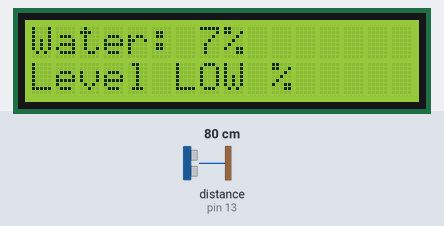
Recording of a sketch running on a simulated Arduino Uno, built with avr-gcc and run on an emulated ATmega328P. Shown: 16×2 character LCD. Wiring (inferred from the names in the program): ultrasonic range finder: trigger pin 3; echo pin 13. The inputs (shaded band) are chosen by the test bench; at power-on: distance to the obstacle (sensor on pin 13) 80 cm. The echo pulse lasts 58.3 µs per cm.

Above: at 1.2 s.
1.3 s: distance to the obstacle (sensor on pin 13) set to 2 cm
At 1.6 s:
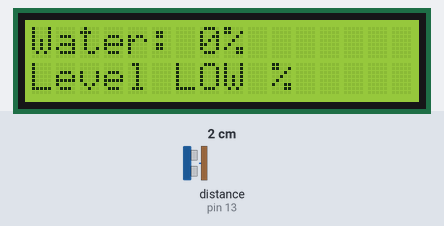
2.8 s: distance to the obstacle (sensor on pin 13) set to 18 cm
At 3.9 s:
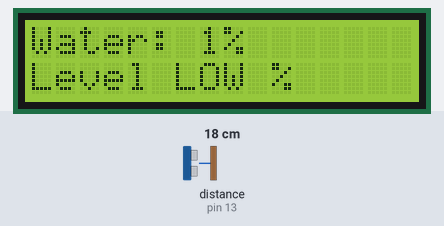
4.3 s: distance to the obstacle (sensor on pin 13) set to 35 cm
At 5.1 s:
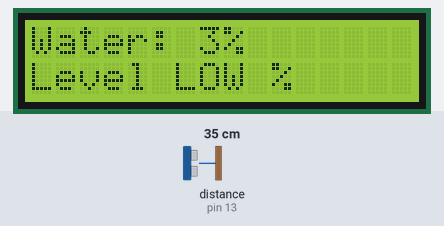
Timing chart, 0 to 7.3 s (numbered marks = the images above; inputs shaded):
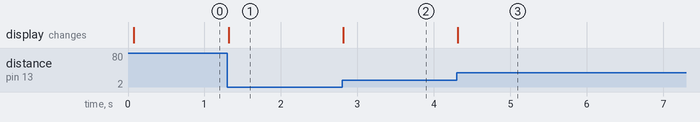

Measured:
- after the input at 1.3 s, the display: changes at once (image 1)
- after the input at 2.8 s, the display: changes at once (image 2)
- after the input at 4.3 s, the display: changes at once (image 3)

The sketch:

water_level_indicator.ino
```cpp
// include the library code:
#include <LiquidCrystal.h> //library for LCD

// initialize the library with the numbers of the interface pins
LiquidCrystal lcd(10,9,8,7,6,5);

// defines pins numbers
const int trigPin = 3;
const int echoPin = 13;

//const int Motor_Pin = 7;

// defines variables
long duration;
int distance;

bool Motor; //Make a bool Function for Motor ON/OFF

void setup()
{
  pinMode(trigPin, OUTPUT); // Sets the trigPin as an Output
  pinMode(echoPin, INPUT); // Sets the echoPin as an Input

  //pinMode(Motor_Pin, OUTPUT); // Sets the Motor Pin as an Output

  // set up the LCD's number of columns and rows:
  lcd.begin(16, 2); //LCD order
}
void loop()
{
  // Clears the trigPin
  digitalWrite(trigPin, LOW);
  delayMicroseconds(2);

  // Sets the trigPin on HIGH state for 10 micro seconds
  digitalWrite(trigPin, HIGH);
  delayMicroseconds(10);
  digitalWrite(trigPin, LOW);

  // Reads the echoPin, returns the sound wave travel time in microseconds
  duration = pulseIn(echoPin, HIGH);

  // Calculating the distance in cm
  distance = (duration*0.034/2);
  int Level = map(distance, 0,1106, 0,100);

  // Prints the distance on the LCD
  lcd.setCursor(0,0);
  lcd.print("Water: ");
  lcd.print(Level);
  lcd.print("%     ");

  if(Level < 30)  //if Water Level is Less than 30%
  {
     lcd.setCursor(0,0);
  lcd.print("Water: ");
  lcd.setCursor(0,1);
  lcd.print("Level LOW ");
  lcd.print("%      ");//Make The Bool True
  }
  else if (Level >= 100)  //if Water Level is Greater than or Equal to 100%
  {
     lcd.setCursor(0,0);
  lcd.print("Water: ");
  lcd.setCursor(0,1);
  lcd.print("Level HIGH");
  lcd.print("%     ");  //Make The Bool False
  }

  /*if(Motor) //if Bool is True
  {
    digitalWrite(Motor_Pin, HIGH);
    lcd.setCursor(0,1);
    lcd.print("Pump: ON      ");
  }
  else //if Bool is False
  {
    digitalWrite(Motor_Pin, LOW);
    lcd.setCursor(0,1);
    lcd.print("Pump: OFF       ");
  } */
}
```
